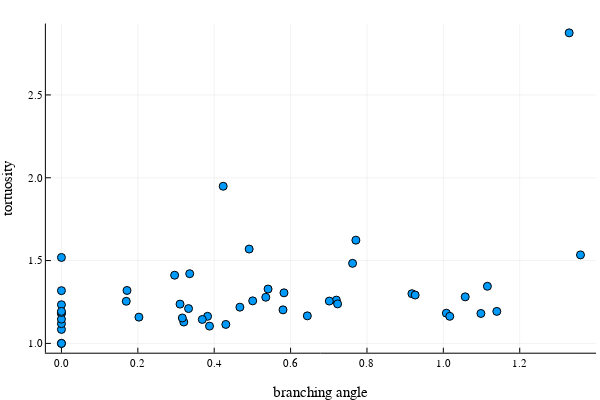

This figure's notebook cell:
### Code cell
p = plot(branchingAngleList, tortuosityList, leg=false, line=([:scatter], 3))
xlabel!(p, "branching angle")
ylabel!(p, "tortuosity")

### Figure 1 — Plotly figure (JSON) as saved in the notebook; plotly's stock layout.template omitted (floating-point values rounded to 4 significant figures)
{"data": [{"colorbar": {"title": ""}, "legendgroup": "y1", "marker": {"color": "rgba(0, 154, 250, 1.000)", "line": {"color": "rgba(0, 0, 0, 1.000)", "width": 1}, "size": 8, "symbol": "circle"}, "mode": "markers", "name": "y1", "showlegend": true, "type": "scatter", "x": [0, 1.359, 1.329, 1.14, 0.4673, 0, 0, 0, 0, 0.3203, 0.3165, 0.2964, 0.7199, 0.541, 0.1697, 0.5802, 0.3358, 0.9177, 0, 0, 0.3105, 0.3826, 0.535, 1.057, 0.7623, 0.7231, 0.7014, 0.3877, 0.9261, 0.4304, 1.098, 0.1716, 0, 0.2028, 0.3688, 0.7709, 0, 0, 0, 1.008, 0.5827, 1.017, 0.4915, 0, 0.3328, 0.6438, 0.4235, 1.115, 0.5008], "xaxis": "x1", "y": [1.183, 1.534, 2.875, 1.193, 1.219, 1.084, 1.519, 1.119, 1.181, 1.129, 1.153, 1.412, 1.261, 1.328, 1.254, 1.202, 1.421, 1.3, 1, 1.146, 1.237, 1.163, 1.278, 1.281, 1.483, 1.238, 1.255, 1.104, 1.292, 1.114, 1.181, 1.32, 1.187, 1.159, 1.144, 1.623, 1, 1.318, 1.233, 1.182, 1.305, 1.163, 1.57, 1.193, 1.21, 1.166, 1.949, 1.345, 1.257], "yaxis": "y1", "zmax": null, "zmin": null}], "layout": {"annotations": [], "height": 400, "margin": {"b": 20, "l": 0, "r": 0, "t": 20}, "paper_bgcolor": "rgba(255, 255, 255, 1.000)", "plot_bgcolor": "rgba(255, 255, 255, 1.000)", "showlegend": false, "width": 600, "xaxis": {"anchor": "y1", "domain": [0.07647, 0.9934], "gridcolor": "rgba(0, 0, 0, 0.100)", "gridwidth": 0.5, "linecolor": "rgba(0, 0, 0, 1.000)", "mirror": false, "range": [-0.04077, 1.4], "showgrid": true, "showline": true, "showticklabels": true, "tickangle": 0, "tickcolor": "rgb(0, 0, 0)", "tickfont": {"color": "rgba(0, 0, 0, 1.000)", "family": "sans-serif", "size": 11}, "tickmode": "array", "ticks": "inside", "ticktext": ["0.0", "0.2", "0.4", "0.6", "0.8", "1.0", "1.2"], "tickvals": [0, 0.2, 0.4, 0.6, 0.8, 1, 1.2], "title": "branching angle", "titlefont": {"color": "rgba(0, 0, 0, 1.000)", "family": "sans-serif", "size": 15}, "type": "-", "visible": true, "zeroline": false, "zerolinecolor": "rgba(0, 0, 0, 1.000)"}, "yaxis": {"anchor": "x1", "domain": [0.07581, 0.9902], "gridcolor": "rgba(0, 0, 0, 0.100)", "gridwidth": 0.5, "linecolor": "rgba(0, 0, 0, 1.000)", "mirror": false, "range": [0.9438, 2.931], "showgrid": true, "showline": true, "showticklabels": true, "tickangle": 0, "tickcolor": "rgb(0, 0, 0)", "tickfont": {"color": "rgba(0, 0, 0, 1.000)", "family": "sans-serif", "size": 11}, "tickmode": "array", "ticks": "inside", "ticktext": ["1.0", "1.5", "2.0", "2.5"], "tickvals": [1, 1.5, 2, 2.5], "title": "tortuosity", "titlefont": {"color": "rgba(0, 0, 0, 1.000)", "family": "sans-serif", "size": 15}, "type": "-", "visible": true, "zeroline": false, "zerolinecolor": "rgba(0, 0, 0, 1.000)"}}}
